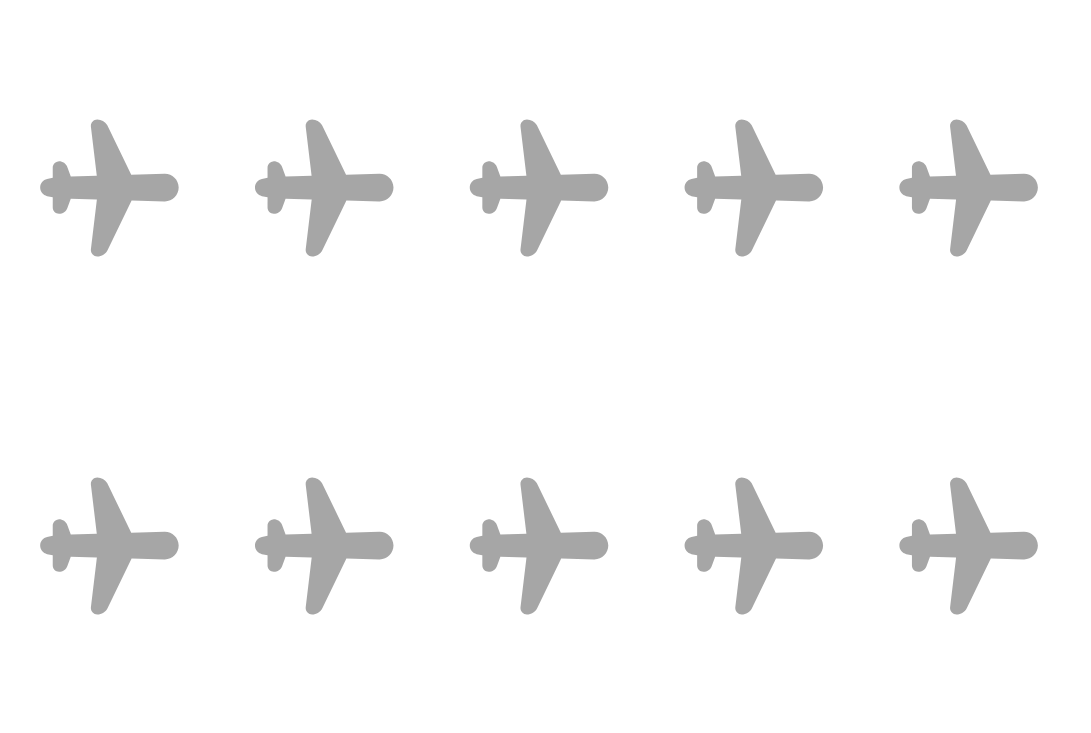

Notebook code for this chart:
### Code cell
import altair as alt
import pandas as pd

data = pd.DataFrame([dict(id=i) for i in range(1, 11)])


alt.Chart(data).transform_calculate(
    row="ceil(datum.id/5)"
).transform_calculate(
    col="datum.id - datum.row*5"
).mark_point(
    filled=True,
    size=60, 
    color='grey'
).encode(
    alt.X("col:O").axis(None),
    alt.Y("row:O").axis(None),
    alt.ShapeValue(airplane52),
#     angle=alt.value(-45)
).properties(
    width=600,
    height=400
).configure_view(
    strokeWidth=0
)

### Figure 1 — Vega-Lite specification as saved in the notebook (floating-point values rounded to 4 significant figures)
{"config": {"view": {"continuousWidth": 300, "continuousHeight": 300, "strokeWidth": 0}}, "data": {"name": "data-f8fdef99fc5a6d5a14f68edde5003989"}, "mark": {"type": "point", "color": "grey", "filled": true, "size": 60}, "encoding": {"shape": {"value": "m 8.989 -0.0539 c 0 1.0998 -0.8915 1.9913 -1.9913 1.9913 c -0.0194 0 -0.0388 -0.0003 -0.0582 -0.0009 l -4.7388 -0.1396 l -3.4533 7.1426 c -0.2778 0.5746 -0.8597 0.9396 -1.4979 0.9396 c -0.5114 0 -0.926 -0.4146 -0.926 -0.926 c 0 -0.0368 0.0022 -0.0737 0.0066 -0.1102 l 0.8622 -7.1926 l -3.7655 -0.11 l -0.49 1.3407 c -0.1858 0.5083 -0.6694 0.8465 -1.2107 0.8465 c -0.4977 0 -0.9012 -0.4035 -0.9012 -0.9012 l 0.0007 -1.4767 l -0.8108 -0.1688 c -0.5847 -0.122 -1.0036 -0.6374 -1.0036 -1.2347 c 0 -0.5971 0.4191 -1.1123 1.0037 -1.2339 l 0.8106 -0.1688 l -0.0007 -1.4775 c 0 -0.4595 0.3438 -0.8386 0.7882 -0.8942 l 0.1131 -0.007 c 0.5412 0 1.0249 0.3381 1.2107 0.8465 l 0.4911 1.3404 l 3.7515 -0.11 l -0.8492 -7.0845 c -0.0022 -0.0183 -0.0038 -0.0366 -0.0049 -0.055 l -0.0016 -0.0552 c 0 -0.5114 0.4146 -0.926 0.926 -0.926 c 0.585 0 1.1228 0.3067 1.4223 0.8004 l 0.0756 0.1392 l 3.4027 7.0356 l 4.7895 -0.1402 c 1.0991 -0.0323 2.0164 0.8326 2.0486 1.9317 l 0.0009 0.0585 z"}, "x": {"axis": null, "field": "col", "type": "ordinal"}, "y": {"axis": null, "field": "row", "type": "ordinal"}}, "height": 400, "transform": [{"calculate": "ceil(datum.id/5)", "as": "row"}, {"calculate": "datum.id - datum.row*5", "as": "col"}], "width": 600, "$schema": "https://vega.github.io/schema/vega-lite/v5.8.0.json", "datasets": {"data-f8fdef99fc5a6d5a14f68edde5003989": [{"id": 1}, {"id": 2}, {"id": 3}, {"id": 4}, {"id": 5}, {"id": 6}, {"id": 7}, {"id": 8}, {"id": 9}, {"id": 10}]}}
